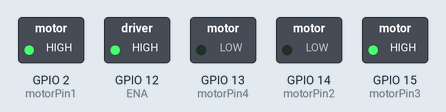
Recording of a sketch running on a simulated ESP32. Parts: switched loads named in the sketch (green lamp = pin HIGH).

Above: at 0.1 s.
Timing chart, 0 to 1.6 s (numbered marks = the images above):
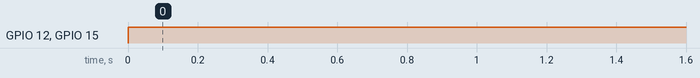

The sketch:

toi.ino
```cpp
const int motorPin1 = 2;   // IN1 của L298N
const int motorPin2 = 14;  // IN2 của L298N
const int motorPin3 = 15;  // IN3 của L298N
const int motorPin4 = 13;  // IN4 của L298N

#define ENA 12      // Chân PWM điều khiển tốc độ động cơ

void setup() {
  Serial.begin(115200);

  // Cấu hình các chân điều khiển động cơ
  pinMode(motorPin1, OUTPUT);
  pinMode(motorPin2, OUTPUT);
  pinMode(motorPin3, OUTPUT);
  pinMode(motorPin4, OUTPUT);
  pinMode(ENA, OUTPUT);  // Chân ENA cần được cấu hình để điều khiển PWM

  // Khởi tạo PWM cho ENA
  ledcSetup(0, 5000, 8);  // Tần số 5000 Hz, độ phân giải 8 bit
  ledcAttachPin(ENA, 0);  // Gắn chân PWM vào kênh 0
}

void loop() {


      // Chạy động cơ về phía trước
      digitalWrite(motorPin1, HIGH);
      digitalWrite(motorPin2, LOW);
      digitalWrite(motorPin3, HIGH);
      digitalWrite(motorPin4, LOW);
      ledcWrite(0, 255);  // Tốc độ tối đa


  delay(100);  // Chờ một chút trước khi đọc lại giá trị

}
```

Measured:
- by itself, GPIO 12 (ENA), GPIO 15 (motorPin3): LOW → HIGH at 0.00 s
